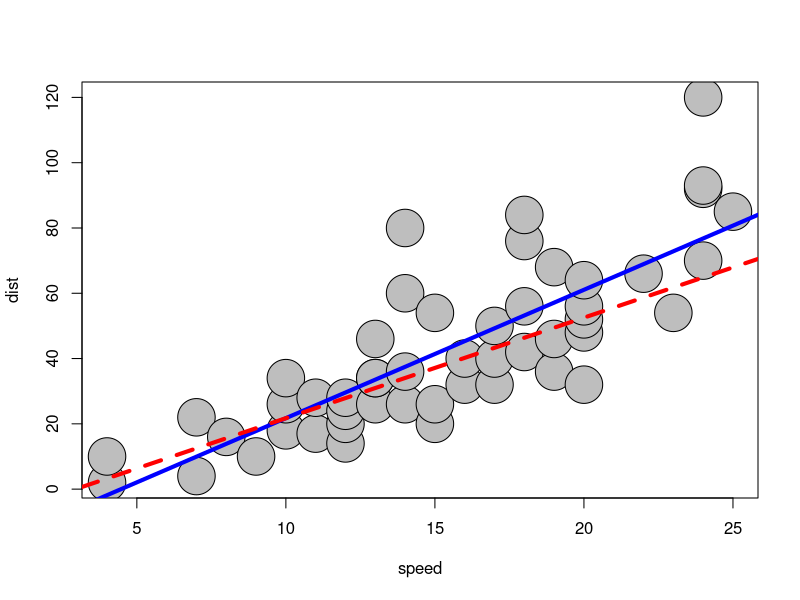

Recreate this plot in R.
data(cars)
wt <- rep(NA, dim(cars)[1])
length(wt)	# [1] 50

wt[1:20] <- 100
wt[21:40] <- 10
wt[41:50] <- 1

dt1 <- as.matrix(cars)

apply(dt1, 2, mean)
# speed  dist 
# 15.40 42.98 

apply(dt1 * wt, 2, sum) /sum(wt)
#   speed     dist 
#10.91222 24.53937 

lm.dt1 <- lm(dt1[,2]~dt1[,1])

summary(lm.dt1)

plot(dt1, pch=21, bg="gray", col="black", cex=5)
abline(lm.dt1, col="blue", lwd=4)

lm.dt2 <- lm(dt1[,2]~dt1[,1], weight=wt)
summary(lm.dt2)
abline(lm.dt2, col="red", lwd=4, lty=2)
